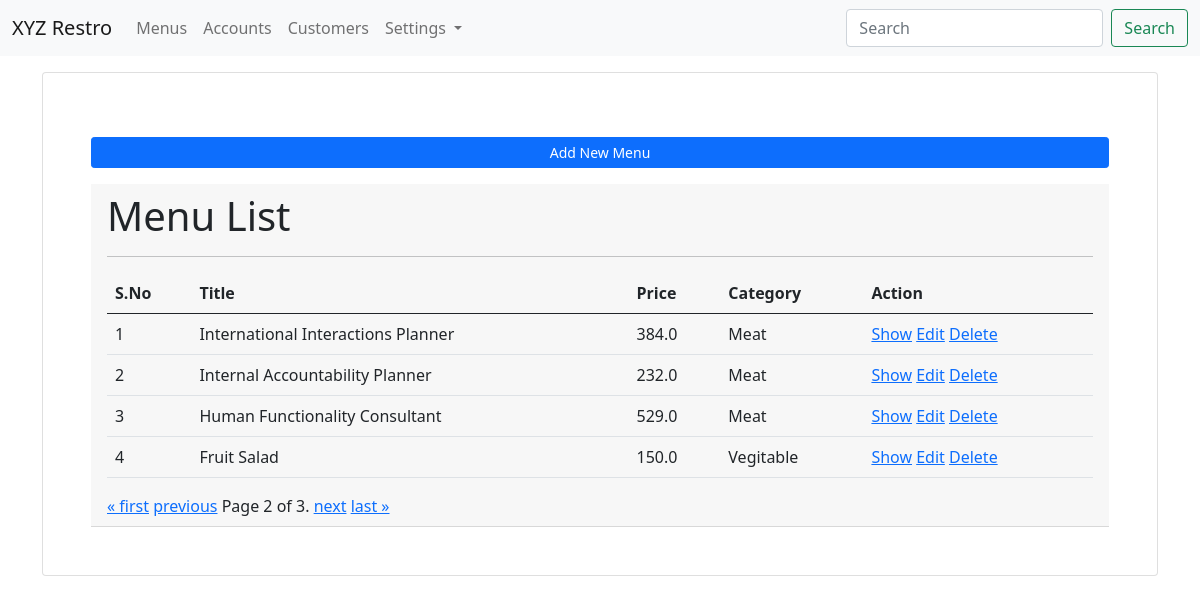
Screenshot of /menus/?page=2 (signed in) with the database file from the repository.
### app_menus/models.py (models this page shows, shortened)
class Menu(models.Model):
    menu_title = models.CharField(max_length=100)
    menu_price = models.FloatField(default=0.00)
    menu_ingredient = models.CharField(max_length=100)
    menu_category = models.ForeignKey(Category, on_delete=models.CASCADE)
    menu_img = models.FileField(upload_to="images/menus/", blank=True, null=True)
    menu_created_at = models.DateTimeField(auto_now_add=True)
    is_active = models.BooleanField(default=True)
    class Meta:
        db_table = "restro_menus"
        ordering = ["-menu_title"]

class Category(models.Model):
    category_title = models.CharField(max_length=100)
    category_code = models.CharField(max_length=20, null=True, blank=True)
    class Meta:
        db_table = "restro_categories"
        ordering = ["-category_title"]

### app_menus/views.py (the view)
# urls.py: path('', views.list_menu, name='menu-list'),
@login_required(login_url='/login/')
def list_menu(request):
    menu_list = Menu.objects.all()
    paginator = Paginator(menu_list, 4) # 4 data in one page
    page_number = request.GET.get('page')
    page_obj = paginator.get_page(page_number)
    context = {"page_obj" : page_obj}
    return render(request, 'menus/list_menu.html', context)

### templates/menus/list_menu.html (shortened to what this page needs)
{% extends 'layouts/master.html' %}
{% block content %}
<div class="container">
    <div class="card p-5 mt-3">
        <a href="{% url 'menu-add' %}" class="btn btn-sm btn-primary mb-3 mt-3">Add New Menu</a>
        <div class="card-header">
            <h1>Menu List</h1>
            <hr>
            <table class="table table-hover mt-3">
                <thead>
                    <tr>
                        <th>S.No</th>
                        <th>Title</th>
                        <th>Price</th>
                        <th>Category</th>
                        <th>Action</th>
                    </tr>
                </thead>
                <tbody>
                    {% for val in page_obj %}
                    <tr>
                        <td>{{ forloop.counter }}</td>
                        <td>{{ val.menu_title }}</td>
                        <td>{{ val.menu_price }}</td>
                        <td>{{ val.menu_category.category_title }}</td>
                        <td>
                            <a href="{% url 'menu-show' val.id %}">Show</a>
                            <a href="{% url 'menu-edit' val.id %}">Edit</a>
                            <a href="{% url 'menu-delete' val.id %}">Delete</a>
                        </td>
                    </tr>
                    {% endfor %}
                </tbody>
            </table>
            <div class="pagination">
                <span class="step-links">
                    {% if page_obj.has_previous %}
                        <a href="?page=1">&laquo; first</a>
                        <a href="?page={{ page_obj.previous_page_number }}">previous</a>
                    {% endif %}
                    <span class="current">
                        Page {{ page_obj.number }} of {{ page_obj.paginator.num_pages }}.
                    </span>
                    {% if page_obj.has_next %}
                        <a href="?page={{ page_obj.next_page_number }}">next</a>
                        <a href="?page={{ page_obj.paginator.num_pages }}">last &raquo;</a>
                    {% endif %}
                </span>
            </div>
        </div>
    </div>
</div>
{% endblock %}

### rows the page displays
Menu: menu_title "International Interactions Planner", menu_price "384.0", menu_category.category_title "Meat"
Menu: menu_title "Internal Accountability Planner", menu_price "232.0", menu_category.category_title "Meat"
Menu: menu_title "Human Functionality Consultant", menu_price "529.0", menu_category.category_title "Meat"
Menu: menu_title "Fruit Salad", menu_price "150.0", menu_category.category_title "Vegitable"

### other values shown
{{ page_obj.number }} "2"
{{ page_obj.paginator.num_pages }} "3"
